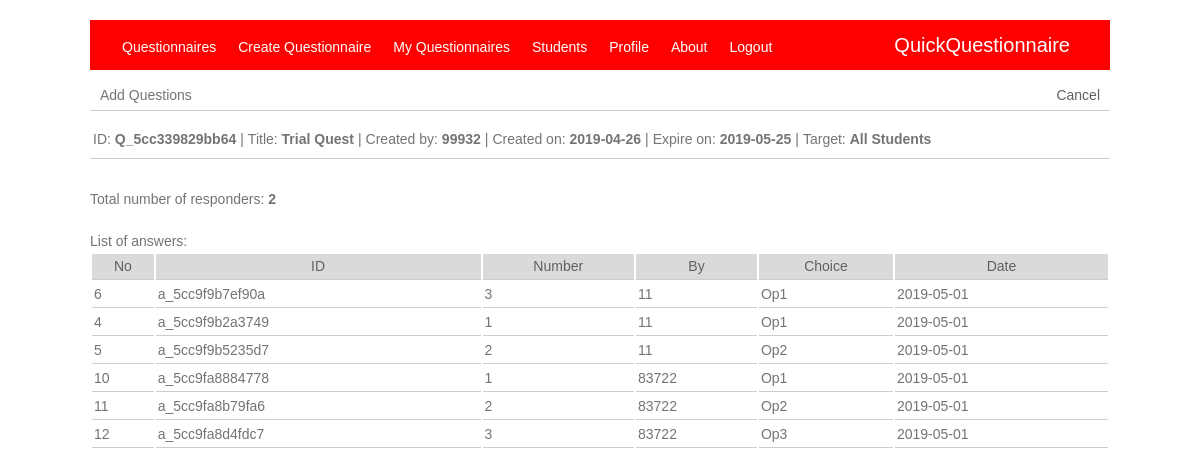
The app's page /student/answers.php?q_id=Q_5cc339829bb64 (signed in) with its own data.
### tables this page shows
CREATE TABLE `questionnaire` (
  `no` int(11) NOT NULL,
  `q_id` varchar(200) DEFAULT NULL,
  `q_title` varchar(200) DEFAULT NULL,
  `q_created_by` varchar(200) DEFAULT NULL,
  `q_creation_date` varchar(100) DEFAULT NULL,
  `q_expiry_date` varchar(100) DEFAULT NULL,
  `q_target` varchar(200) DEFAULT NULL
);

CREATE TABLE `answers` (
  `no` int(11) NOT NULL,
  `answer_id` varchar(100) DEFAULT NULL,
  `answer_number` varchar(100) DEFAULT NULL,
  `question_id` varchar(100) DEFAULT NULL,
  `q_id` varchar(100) DEFAULT NULL,
  `student_id` varchar(100) DEFAULT NULL,
  `answer_content` varchar(1000) DEFAULT NULL,
  `answer_date` varchar(100) DEFAULT NULL
);

### student/answers.php (the view)
<?php include "student_header.php" ?>
	<div class="main_container">
		<div class="second_header_dv">
			<div class="page_title_div">
				Add Questions
			</div>
			<div class="add_new_div">
				<a href="my_questionnaire.php"> Cancel </a>
			</div>
		</div>
		<div class="body_content">
			<div class="add_new_form_div">
				<?php
					$q_id = $_GET['q_id'];
					$sql = "SELECT * FROM questionnaire WHERE q_id='$q_id'";
					$query = $con -> query($sql);
					while($row = $query -> fetch_array()){
						$q_title = $row['q_title'];
						$q_created_by = $row['q_created_by'];
						$q_creation_date = $row['q_creation_date'];
						$q_expiry_date = $row['q_expiry_date'];
						$q_target = $row['q_target'];
					}
					echo "
						<div class='questionnaire_info_div'>
							<table>
								<tr>
									<td> ID: <b>".$q_id."</b> </td>
									<td> | </td>
									<td> Title: <b>".$q_title."</b> </td>
									<td> | </td>
									<td> Created by: <b>".$q_created_by."</b> </td>
									<td> | </td>
									<td> Created on: <b>".$q_creation_date."</b> </td>
									<td> | </td>
									<td> Expire on: <b>".$q_expiry_date."</b> </td>
									<td> | </td>
									<td> Target: <b>".$q_target."</b> </td>
								</tr>
							</table>
						</div>
					";
				?>
				<div class="question_list_div">
					<?php
						$sql_answer_number = "SELECT count(DISTINCT student_id) AS total_responders FROM answers WHERE q_id='$q_id'";
						$query_answer_number = $con -> query($sql_answer_number);
						$values_answer_number = $query_answer_number -> fetch_assoc();
						$total_responders = $values_answer_number['total_responders'];
						echo "Total number of responders: <b>".$total_responders."</b>";
						echo "<br>";
						$sql_all_answers = "SELECT * FROM answers WHERE q_id='$q_id'";
						$query_all_answers = $con -> query($sql_all_answers);
						echo "
							<br>
							List of answers:
							<table class=body_table>
								<thead>
									<td align=center> No </td>
									<td align=center> ID </td>
									<td align=center> Number </td>
									<td align=center> By </td>
									<td align=center> Choice </td>
									<td align=center> Date </td>
								</thead>";
						while ($row_fetch = $query_all_answers -> fetch_array()) {
							echo "
								<tr>
									<td>".$row_fetch['no']."</td>
									<td>".$row_fetch['answer_id']."</td>
									<td>".$row_fetch['answer_number']."</td>
									<td>".$row_fetch['student_id']."</td>
									<td>".$row_fetch['answer_content']."</td>
									<td>".$row_fetch['answer_date']."</td>
								";
							}
						echo "</table>";
					?>
				</div>
			</div>
		</div>
	</div>
<?php include "student_footer.php" ?>

### student/student_header.php (shortened to what this page needs)
<!DOCTYPE html>
<html>
	<head>
		<link href="../css/css.css" rel="stylesheet">
	</head>
	<body>
	<header>
		<div class="main_menu">
			<table>
				<tr>
					<td> <a href="questionnaire.php"> Questionnaires </td>
					<td> <a href="create_questionnaire.php"> Create Questionnaire </td>
					<td> <a href="my_questionnaire.php"> My Questionnaires </td>
					<td> <a href="student.php"> Students </td>
					<td> <a href="profile.php"> Profile </td>
					<td> <a href="about.php"> About </td>
					<td> <a href="session/logout.php"> Logout </td>
				</tr>
			</table>
		</div>
		<div class="system_name">
			QuickQuestionnaire
		</div>
	</header>

### student/student_footer.php
	</body>
</html>

### css/css.css (style rules this page uses)
body { width: 85%; height: auto; padding: 0; margin: 0; margin: auto; font: 14px/1.5 Arial, Helvetica, sans-serif; color: #747474; }
body a { text-decoration: none; color: #616161; }
header { width: 100%; height: 50px; margin-top: 20px; background-color: red; }
.main_menu { float: left; margin-left: 20px; margin-top: 10px; color: #fff; }
.main_menu td { padding: 5px 10px 5px 10px; }
.main_menu a { text-decoration: none; color: #fff; }
.system_name { float: right; margin-right: 40px; margin-top: 10px; color: #fff; font: 20px/1.5 Arial, Helvetica, sans-serif; }
.main_container { width: 100%; }
.second_header_dv { width: 100%; margin-top: 10px; padding: 5px 0px 25px 0px; border-bottom: 1px solid #ccc; }
.page_title_div { float: left; margin-left: 10px; }
.add_new_div { float: right; margin-right: 10px; }
.body_content { width: 100%; height: auto; margin-top: 15px; }
.body_table { width: 100%; }
.body_table thead { background-color: #dadada; padding: 2px 2px 2px 2px; color: #616161; }
.body_table td { padding: 2px 2px 2px 2px; border-bottom: 1px solid #ccc; }
.add_new_form_div { width: auto; height: auto; }
.questionnaire_info_div { margin-bottom: 25px; padding-bottom: 5px; border-bottom: 1px solid #ccc; }
.question_list_div { margin-top: 30px; }

### records on screen
questionnaire: q_title "Trial Quest", q_created_by "99932", q_creation_date "2019-04-26", q_expiry_date "2019-05-25", q_target "All Students"
answers: no "6", answer "a_5cc9f9b7ef90a", answer_number "3", student "11", answer_content "Op1", answer_date "2019-05-01"
answers: no "4", answer "a_5cc9f9b2a3749", answer_number "1", student "11", answer_content "Op1", answer_date "2019-05-01"
answers: no "5", answer "a_5cc9f9b5235d7", answer_number "2", student "11", answer_content "Op2", answer_date "2019-05-01"
answers: no "10", answer "a_5cc9fa8884778", answer_number "1", student "83722", answer_content "Op1", answer_date "2019-05-01"
answers: no "11", answer "a_5cc9fa8b79fa6", answer_number "2", student "83722", answer_content "Op2", answer_date "2019-05-01"
answers: no "12", answer "a_5cc9fa8d4fdc7", answer_number "3", student "83722", answer_content "Op3", answer_date "2019-05-01"

### other values on screen
$q_id "Q_5cc339829bb64"
$total_responders "2"
